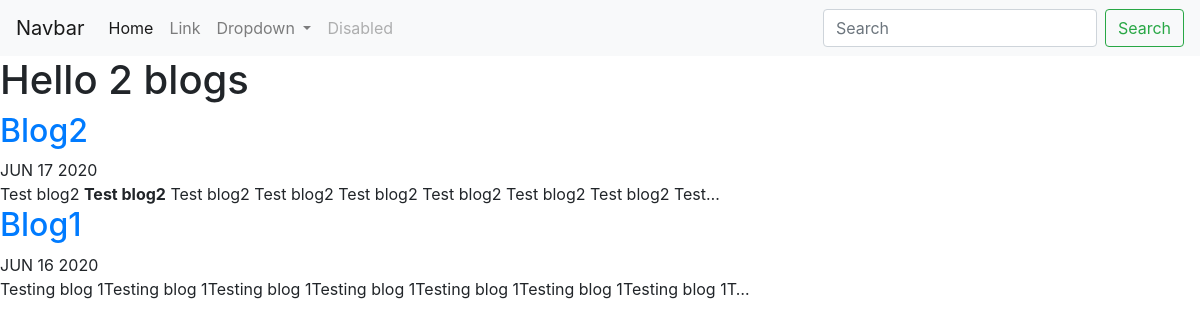
Screenshot of /blog/ with the database file from the repository.
### blog/models.py (models this page shows, shortened)
class Blog(models.Model):
    title = models.CharField(max_length=200)
    description = models.TextField()
    date = models.DateField()

### blog/views.py (the view)
# urls.py: path('', views.all_blogs, name='all_blogs'),   #This home '' url is actually already 'blogs/'
def all_blogs(request):
    blogs = Blog.objects.order_by('-date')[:5]
    return render(request, 'blog/all_blogs.html',{'blogs':blogs})

### blog/templates/blog/all_blogs.html
{% extends 'portfolio/base.html' %}
{% block content %}
<h1>Hello {{ blogs.count }} blog{{ blogs.count|pluralize }}</h1>
    {% for blog in blogs %}
    <a href="{% url 'blog:detail' blog.id %}"><h2>{{ blog.title }}</h2></a>
    {{ blog.date|date:'M d Y'| upper }}<br>
    {{ blog.description|safe|truncatechars:100 }}<br>
    {% endfor %}
{% endblock %}

### portfolio/templates/portfolio/base.html (shortened to what this page needs)
<!DOCTYPE html>
<html lang="en">
<head>
    <!doctype html>
<html lang="en">
  <head>
    <link rel="stylesheet" href="https://stackpath.bootstrapcdn.com/bootstrap/4.4.1/css/bootstrap.min.css">
  </head>
  <body>
    <nav class="navbar navbar-expand-lg navbar-light bg-light">
  <a class="navbar-brand" href="#">Navbar</a>
  <div class="collapse navbar-collapse" id="navbarSupportedContent">
    <ul class="navbar-nav mr-auto">
      <li class="nav-item active">
        <a class="nav-link" href="#">Home <span class="sr-only">(current)</span></a>
      </li>
      <li class="nav-item">
        <a class="nav-link" href="#">Link</a>
      </li>
      <li class="nav-item dropdown">
        <a class="nav-link dropdown-toggle" href="#" id="navbarDropdown" role="button" data-toggle="dropdown" aria-haspopup="true" aria-expanded="false">
          Dropdown
        </a>
      </li>
      <li class="nav-item">
        <a class="nav-link disabled" href="#" tabindex="-1" aria-disabled="true">Disabled</a>
      </li>
    </ul>
    <form class="form-inline my-2 my-lg-0">
      <input class="form-control mr-sm-2" type="search" placeholder="Search" aria-label="Search">
      <button class="btn btn-outline-success my-2 my-sm-0" type="submit">Search</button>
    </form>
  </div>
</nav>
    {% block content %}{% endblock %}
  </body>
</html>

### rows the page displays
Blog: title "Blog2", date "JUN 17 2020", description "Test blog2 Test blog2 Test blog2 Test blog2 Test blog2 Test blog2 Test blog2 Test blog2 Test…"
Blog: title "Blog1", date "JUN 16 2020", description "Testing blog 1Testing blog 1Testing blog 1Testing blog 1Testing blog 1Testing blog 1Testing blog 1T…"

### other values shown
{{ blogs.count }} "2"
